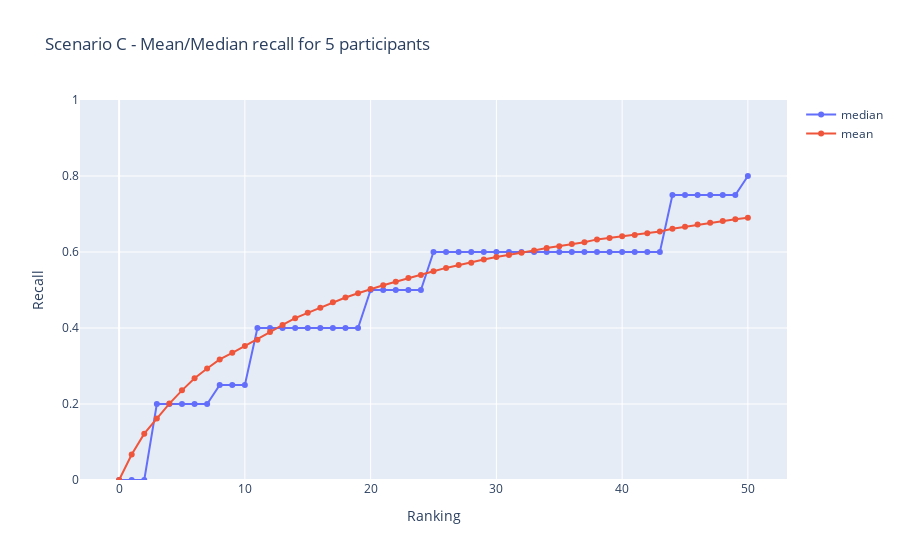

The cell this chart's notebook holds for it:
### Code cell
nb_of_participants = 5
conn = create_connection(db_file)
data_5 = recall_for_questions_participants(conn, nb_of_participants, "C")
plot_results_for_participants(data_5, nb_of_participants, "C")

### Figure 1 — Plotly figure (JSON) as saved in the notebook; plotly's stock layout.template omitted (floating-point values rounded to 4 significant figures)
{"data": [{"mode": "markers+lines", "name": "median", "type": "scatter", "x": [0, 1, 2, 3, 4, 5, 6, 7, 8, 9, 10, 11, 12, 13, 14, 15, 16, 17, 18, 19, 20, 21, 22, 23, 24, 25, 26, 27, 28, 29, 30, 31, 32, 33, 34, 35, 36, 37, 38, 39, 40, 41, 42, 43, 44, 45, 46, 47, 48, 49, 50], "y": [0, 0, 0, 0.2, 0.2, 0.2, 0.2, 0.2, 0.25, 0.25, 0.25, 0.4, 0.4, 0.4, 0.4, 0.4, 0.4, 0.4, 0.4, 0.4, 0.5, 0.5, 0.5, 0.5, 0.5, 0.6, 0.6, 0.6, 0.6, 0.6, 0.6, 0.6, 0.6, 0.6, 0.6, 0.6, 0.6, 0.6, 0.6, 0.6, 0.6, 0.6, 0.6, 0.6, 0.75, 0.75, 0.75, 0.75, 0.75, 0.75, 0.8]}, {"mode": "lines+markers", "name": "mean", "type": "scatter", "x": [0, 1, 2, 3, 4, 5, 6, 7, 8, 9, 10, 11, 12, 13, 14, 15, 16, 17, 18, 19, 20, 21, 22, 23, 24, 25, 26, 27, 28, 29, 30, 31, 32, 33, 34, 35, 36, 37, 38, 39, 40, 41, 42, 43, 44, 45, 46, 47, 48, 49, 50], "y": [0, 0.0671, 0.1219, 0.1617, 0.2011, 0.2359, 0.2678, 0.2934, 0.3174, 0.3347, 0.3528, 0.3693, 0.3895, 0.4082, 0.4258, 0.44, 0.4536, 0.4676, 0.4801, 0.4913, 0.5026, 0.5124, 0.5218, 0.5317, 0.5398, 0.5494, 0.5582, 0.5658, 0.5716, 0.5801, 0.5867, 0.5921, 0.5977, 0.6039, 0.6106, 0.6153, 0.6207, 0.6255, 0.6332, 0.637, 0.6414, 0.6448, 0.6496, 0.6542, 0.6614, 0.6666, 0.6721, 0.677, 0.6818, 0.6859, 0.6902]}], "layout": {"title": {"text": "Scenario C - Mean/Median recall for 5 participants"}, "xaxis": {"title": {"text": "Ranking"}}, "yaxis": {"range": [0, 1], "title": {"text": "Recall"}}}}
